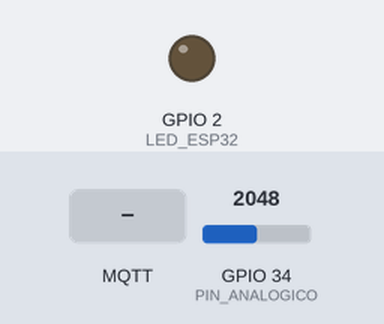
This sketch was run on a simulated ESP32. Shown: output pins drawn as LEDs (lit = HIGH). The inputs (shaded band) are chosen by the test bench; at power-on: GPIO 34 (PIN_ANALOGICO) = 2048. WiFi joins after 1.5 s; servers stay silent unless stated; no MQTT or app messages arrive unless stated; what the sketch prints to the serial monitor is not drawn.

Above: at 2.7 s.
2.8 s: GPIO 34 (PIN_ANALOGICO) set to 1944
At 10.8 s:
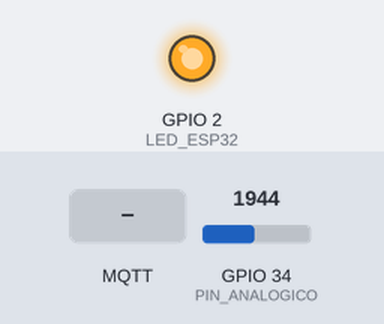
11.5 s: MQTT message "APAGAR" arrives on the first subscribed topic
At 11.9 s:
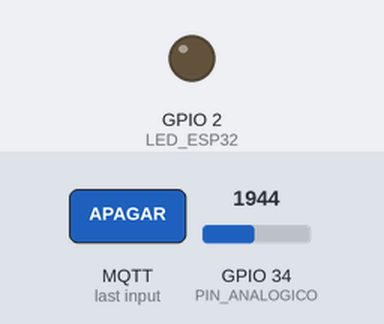
13.0 s: MQTT message "ENCENDER" arrives on the first subscribed topic
At 20.9 s:
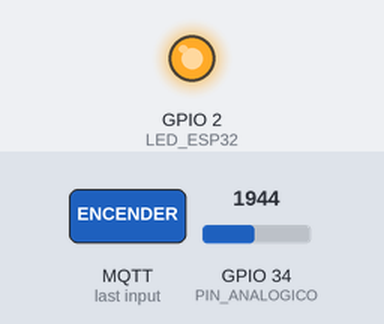
21.5 s: GPIO 34 (PIN_ANALOGICO) set to 2040
At 30.9 s:
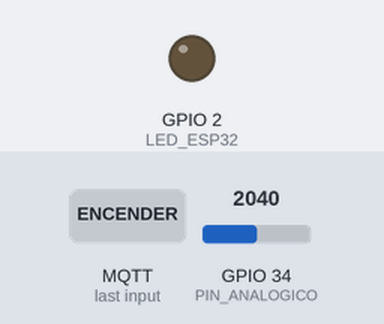
31.5 s: GPIO 34 (PIN_ANALOGICO) set to 1960
At 40.9 s:
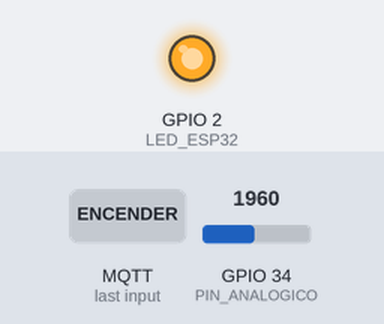
41.5 s: GPIO 34 (PIN_ANALOGICO) set to 2047
At 51.0 s:
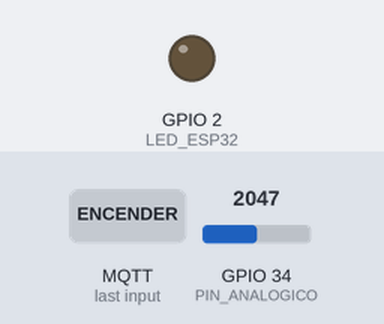
Timing chart, 0 to 52.5 s (numbered marks = the images above; inputs shaded):
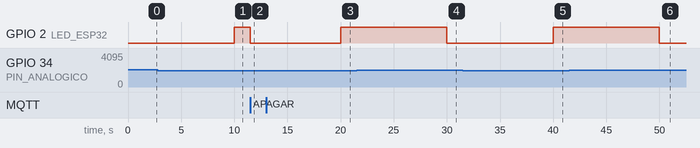

The sketch:

sensor_lluvia.ino
```cpp
#include <WiFiClientSecure.h>
#include <PubSubClient.h>
#include <ArduinoJson.h>
#include <WiFi.h>

// ===== CONFIGURACIÓN WiFi =====
const char* ssid = "Familia Tito";
const char* password = "titoquispe24.";

// ===== CONFIGURACIÓN AWS IoT =====
const char* mqtt_server = "a299mqez5wy3z1-ats.iot.us-east-2.amazonaws.com";
const int mqtt_port = 8883;
const char* mqtt_topic = "sensor/lluvia";
const char* mqtt_topic_control = "sensor/control";  // NUEVO
const char* client_id = "esp32-sensor-lluvia";

// ===== PINES DEL SENSOR =====
#define LED_ESP32 2
#define PIN_ANALOGICO 34
int umbral = 2000;

// ===== CONTROL REMOTO =====
bool sensorActivo = true;  // NUEVO

// ===== CERTIFICADOS (sin cambios) =====
const char* ca_cert = \
"-----BEGIN CERTIFICATE-----\n"
"MIIDQTCCAimgAwIBAgITBmyfz5m/jAo54vB4ikPmljZbyjANBgkqhkiG9w0BAQsF\n"
"ADA5MQswCQYDVQQGEwJVUzEPMA0GA1UEChMGQW1hem9uMRkwFwYDVQQDExBBbWF6\n"
"b24gUm9vdCBDQSAxMB4XDTE1MDUyNjAwMDAwMFoXDTM4MDExNzAwMDAwMFowOTEL\n"
"MAkGA1UEBhMCVVMxDzANBgNVBAoTBkFtYXpvbjEZMBcGA1UEAxMQQW1hem9uIFJv\n"
"b3QgQ0EgMTCCASIwDQYJKoZIhvcNAQEBBQADggEPADCCAQoCggEBALJ4gHHKeNXj\n"
"ca9HgFB0fW7Y14h29Jlo91ghYPl0hAEvrAIthtOgQ3pOsqTQNroBvo3bSMgHFzZM\n"
"9O6II8c+6zf1tRn4SWiw3te5djgdYZ6k/oI2peVKVuRF4fn9tBb6dNqcmzU5L/qw\n"
"IFAGbHrQgLKm+a/sRxmPUDgH3KKHOVj4utWp+UhnMJbulHheb4mjUcAwhmahRWa6\n"
"VOujw5H5SNz/0egwLX0tdHA114gk957EWW67c4cX8jJGKLhD+rcdqsq08p8kDi1L\n"
"93FcXmn/6pUCyziKrlA4b9v7LWIbxcceVOF34GfID5yHI9Y/QCB/IIDEgEw+OyQm\n"
"jgSubJrIqg0CAwEAAaNCMEAwDwYDVR0TAQH/BAUwAwEB/zAOBgNVHQ8BAf8EBAMC\n"
"AYYwHQYDVR0OBBYEFIQYzIU07LwMlJQuCFmcx7IQTgoIMA0GCSqGSIb3DQEBCwUA\n"
"A4IBAQCY8jdaQZChGsV2USggNiMOruYou6r4lK5IpDB/G/wkjUu0yKGX9rbxenDI\n"
"U5PMCCjjmCXPI6T53iHTfIUJrU6adTrCC2qJeHZERxhlbI1Bjjt/msv0tadQ1wUs\n"
"N+gDS63pYaACbvXy8MWy7Vu33PqUXHeeE6V/Uq2V8viTO96LXFvKWlJbYK8U90vv\n"
"o/ufQJVtMVT8QtPHRh8jrdkPSHCa2XV4cdFyQzR1bldZwgJcJmApzyMZFo6IQ6XU\n"
"5MsI+yMRQ+hDKXJioaldXgjUkK642M4UwtBV8ob2xJNDd2ZhwLnoQdeXeGADbkpy\n"
"rqXRfboQnoZsG4q5WTP468SQvvG5\n"
"-----END CERTIFICATE-----\n";

const char* device_cert = \
"-----BEGIN CERTIFICATE-----\n"
"MIIDWTCCAkGgAwIBAgIUa6d3JV02L+A6jqH1tuE0LzPuYrkwDQYJKoZIhvcNAQEL\n"
"BQAwTTFLMEkGA1UECwxCQW1hem9uIFdlYiBTZXJ2aWNlcyBPPUFtYXpvbi5jb20g\n"
"SW5jLiBMPVNlYXR0bGUgU1Q9V2FzaGluZ3RvbiBDPVVTMB4XDTI2MDUxMzIwMDQy\n"
"NVoXDTQ5MTIzMTIzNTk1OVowHjEcMBoGA1UEAwwTQVdTIElvVCBDZXJ0aWZpY2F0\n"
"ZTCCASIwDQYJKoZIhvcNAQEBBQADggEPADCCAQoCggEBALA7fNsJ2hnWsBy2+tY9\n"
"AsXJmsziDMyy5lsAueC1oev/XK74Bsu6GvuAxuO2GujXqtn8nIUuLVX80eFp2Cdf\n"
"5ztdv7Xvrtgos1aysBTEeYnf7aZqk9Aofhrj41IZxWs7siYNY2iAjO4cpOr7gqn5\n"
"NjdyxArS0/QplLA+KFm1aW1iBiDK+k1t+/cXyg9ZPtJ0yGBMXkXG42NohDRfjkoo\n"
"vbJ3XSnF4XTVB+5466kYB8b6UlhRV4gRV3JcpEQ0H+Fp6h/t/tq1H6hXEHsgjo8t\n"
"BhlymzfH4Tp5Dg8xVgCcH0Pig5VHGerJCBbfpaQVOT0ojjD7etPF2962UroY1QvS\n"
"YocCAwEAAaNgMF4wHwYDVR0jBBgwFoAUnxQmAf6zEExMhw9c3v+WO3uGg+8wHQYD\n"
"VR0OBBYEFMq8tefDDQkGQsun5QMkTtkpyX6QMAwGA1UdEwEB/wQCMAAwDgYDVR0P\n"
"AQH/BAQDAgeAMA0GCSqGSIb3DQEBCwUAA4IBAQCvDBrfvQWEL+RIXv1YfzQHLh7a\n"
"yOi8yJarw5ssCt25DxCFycTCXrNS3evMV4c10JVeQDhHdsqAzzBu/LQ0zRSun6GO\n"
"XgR0UVVfGhhIk/lzYQsGjwpXYmlw2Ksv+MEh9Kie4bTJ4yFYMEUhNQXECvUyS9TB\n"
"VvdoL6if2fcRq4+p0sNyozLgr8h1hQLqHrbtKuMRsrlVK9fIGyyHmmCsJYAEanJm\n"
"OvzOsUybwLd1Lpjc8wXuNscIdxMyH8YffSoAAnAPqOD95U5jrqiHchIww59QdZSC\n"
"wKUjbEoTfoUdbE/ag6gwyYwhKjtVmfrjmEeAwl5TF7Y17wmQuvJMeny75+3i\n"
"-----END CERTIFICATE-----\n";

const char* private_key = \
"-----BEGIN RSA PRIVATE KEY-----\n"
"MIIEpAIBAAKCAQEAsDt82wnaGdawHLb61j0CxcmazOIMzLLmWwC54LWh6/9crvgG\n"
"y7oa+4DG47Ya6Neq2fychS4tVfzR4WnYJ1/nO12/te+u2CizVrKwFMR5id/tpmqT\n"
"0Ch+GuPjUhnFazuyJg1jaICM7hyk6vuCqfk2N3LECtLT9CmUsD4oWbVpbWIGIMr6\n"
"TW379xfKD1k+0nTIYExeRcbjY2iENF+OSii9snddKcXhdNUH7njrqRgHxvpSWFFX\n"
"iBFXclykRDQf4WnqH+3+2rUfqFcQeyCOjy0GGXKbN8fhOnkODzFWAJwfQ+KDlUcZ\n"
"6skIFt+lpBU5PSiOMPt608Xb3rZSuhjVC9JihwIDAQABAoIBAB11ZDKNHAsTqw6x\n"
"u45SVoNPZvP2mWMiSIVPwsKAOhfj8M9CoIgvjNEbvqNTzn27h1C2/Eb66BMmlsLS\n"
"WZKDYni2/BPig9yYORo19l8SVKqqZuRZjmnOSv4dt+MCcdCyAt5/gG14h5ZJ7Xtm\n"
"HXpiMSDlq0WP5mQ7CyLG0SHlxEDHSaWXWMV2TRksMAZMFjo1qgRUg8WGwv80YvXx\n"
"uJXjpjtrhfnTVYGnx8HO5g4aF5SkldanMTeBxGQ+kxE+1R4HgzQ68EJUQvDLQRzJ\n"
"1rB34eTqCySeHhVkSxKFBf2sbJ21vt7HFivk1LnNBQIwQgLnnZU2u0O7sHbgFkLx\n"
"kImg9MkCgYEA6NAU4gCAfUAVsBgMeH7YuBXH1nkBo0jLqAGblVkvVj8GDIMwneVD\n"
"lvjAqyjYS1ZTbz6c0rW14lmk95GZfESobRtO8sSWi5rTQymAhzwwEjD1rJqBb3U9\n"
"ikKSvV46aEELnzrSfds5lBGqK+++5QZuZXDIBsfKD/CsXmpeAHUuga0CgYEAwcjN\n"
"IKu7N3QrCcKr/QZhPYJJFD4YLB/0gsiKYWglryqt7FiAkz8+l0UoHov59zezDP6G\n"
"7iZX6GVF3RMGK/JE6AcSVciqJqoT/J2GzZLpFMrJ0AKAK9EwMZgJ3kdsJ1zkepN5\n"
"qIo4fDU2n/oV39vtNSPWD/MM97t0+mLxUGmlA4MCgYBlfsmL2YIqmHScB2/wXARp\n"
"BH3Rf4F6SPMYNFM6od3kMKeXbt4UB+4WdC2ysKTS+zh2iApgRf2cR06G63/JUDlJ\n"
"D520coXbKM0vO3mf+1pNo/CGpfkFuUvx6aIFUn4OE0VYzpETcy4/4g+ZBfTn7YzV\n"
"Rny9j/4EQv0yUBbZBj0XJQKBgQCIUI1jPwp6TsB7pDJB0fwTPZPUpn1whKYGXbVi\n"
"IdXoa3he+j6v1dxcoqw/GK4kpkzQhjc6TUSnWJ4Vjm1X+ptYMKlIKNjwS9G1cMZD\n"
"0+Ub2C6woSGyMPva1x2R++Hrqp+aTiVVVq23SeN8E3rRty4cpHHPVGS522bFP1aK\n"
"/1WxqwKBgQC8uv5KlMkBIP1mZkC//u6xbhziIpyypYJDIw/4r4OsaEEaas2WaM+w\n"
"z1zub1ITbtQ9+AXkvcbYaOIeFuvQJJedbYKkltToA8xiRCFLe3MQAV/TyR6GD7g5\n"
"zCTMzhNESBrutXLYpTyJGQpvfzOYUoDT4ReZu21l5um7HnDQYbJ+oQ==\n"
"-----END RSA PRIVATE KEY-----\n";

// ===== OBJETOS GLOBALES =====
WiFiClientSecure espClient;
PubSubClient client(espClient);

unsigned long lastMsg = 0;
const long interval = 10000;

// ===== CALLBACK — recibe mensajes MQTT =====
void callback(char* topic, byte* payload, unsigned int length) {
  String msg = "";
  for (int i = 0; i < length; i++) {
    msg += (char)payload[i];
  }
  Serial.print("Mensaje recibido [");
  Serial.print(topic);
  Serial.print("]: ");
  Serial.println(msg);

  if (String(topic) == mqtt_topic_control) {
    if (msg.indexOf("APAGAR") >= 0) {
      sensorActivo = false;
      digitalWrite(LED_ESP32, LOW);
      Serial.println(">>> Sensor APAGADO desde dashboard");
    }
    if (msg.indexOf("ENCENDER") >= 0) {
      sensorActivo = true;
      Serial.println(">>> Sensor ENCENDIDO desde dashboard");
    }
  }
}

void conectarWiFi() {
  Serial.print("Conectando a WiFi: ");
  Serial.println(ssid);
  WiFi.begin(ssid, password);
  while (WiFi.status() != WL_CONNECTED) {
    delay(500);
    Serial.print(".");
  }
  Serial.println("\nWiFi conectado!");
  Serial.print("IP: ");
  Serial.println(WiFi.localIP());
}

void reconectarMQTT() {
  while (!client.connected()) {
    Serial.print("Conectando a AWS IoT...");
    if (client.connect(client_id)) {
      Serial.println("Conectado!");
      // Suscribirse al topic de control
      client.subscribe(mqtt_topic_control);
      Serial.println("Suscrito a sensor/control");
    } else {
      Serial.print("Error: ");
      Serial.println(client.state());
      delay(5000);
    }
  }
}

void setup() {
  Serial.begin(115200);
  pinMode(LED_ESP32, OUTPUT);

  conectarWiFi();

  espClient.setCACert(ca_cert);
  espClient.setCertificate(device_cert);
  espClient.setPrivateKey(private_key);

  client.setServer(mqtt_server, mqtt_port);
  client.setCallback(callback);  // NUEVO
  client.setBufferSize(512);
}

void loop() {
  if (!client.connected()) {
    reconectarMQTT();
  }
  client.loop();

  // Solo envía datos si el sensor está activo
  if (sensorActivo) {
    unsigned long now = millis();
    if (now - lastMsg > interval) {
      lastMsg = now;

      int valorAnalogico = analogRead(PIN_ANALOGICO);
      String estado = (valorAnalogico < umbral) ? "LLUVIA" : "SECO";

      digitalWrite(LED_ESP32, (valorAnalogico < umbral) ? HIGH : LOW);

      StaticJsonDocument<200> doc;
      doc["dispositivo"] = "esp32-sensor";
      doc["estado"] = estado;
      doc["valor_analogico"] = valorAnalogico;
      doc["umbral"] = umbral;

      char buffer[256];
      serializeJson(doc, buffer);

      Serial.print("Enviando: ");
      Serial.println(buffer);

      if (client.publish(mqtt_topic, buffer)) {
        Serial.println("Dato enviado a AWS!");
      } else {
        Serial.println("Error al enviar");
      }
    }
  } else {
    // Sensor apagado — solo mantiene conexión MQTT
    Serial.println("Sensor pausado...");
    delay(3000);
  }
}
```

Measured:
- the behaviour switches between 2000 and 1999 on GPIO 34 (PIN_ANALOGICO) (found by bisection; images 0 and 1)
- after the input at 2.8 s, GPIO 2 (LED_ESP32): LOW → HIGH after 7.2 s
- after the input at 11.5 s, GPIO 2 (LED_ESP32): HIGH → LOW at once
- after the input at 13.0 s, GPIO 2 (LED_ESP32): LOW → HIGH after 7.0 s
- after the input at 21.5 s, GPIO 2 (LED_ESP32): HIGH → LOW after 8.5 s
- after the input at 31.5 s, GPIO 2 (LED_ESP32): LOW → HIGH after 8.5 s
- after the input at 41.5 s, GPIO 2 (LED_ESP32): HIGH → LOW after 8.5 s
